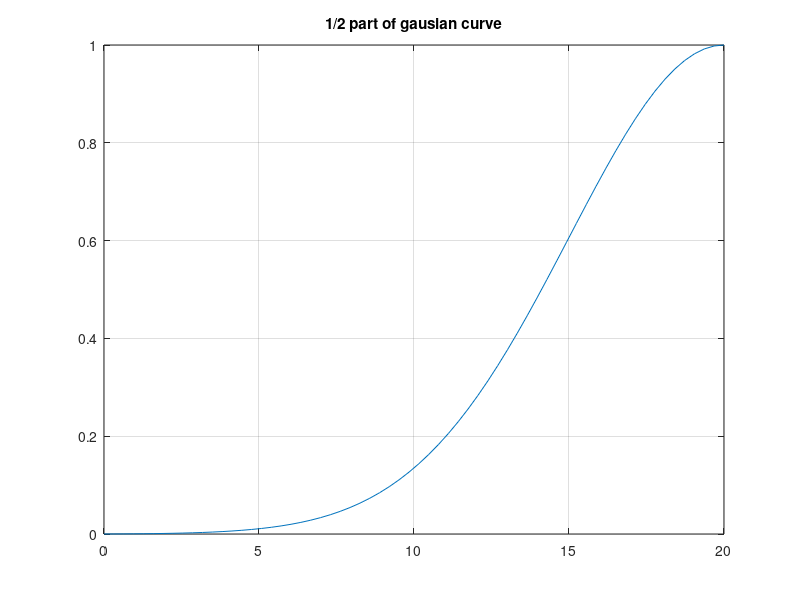
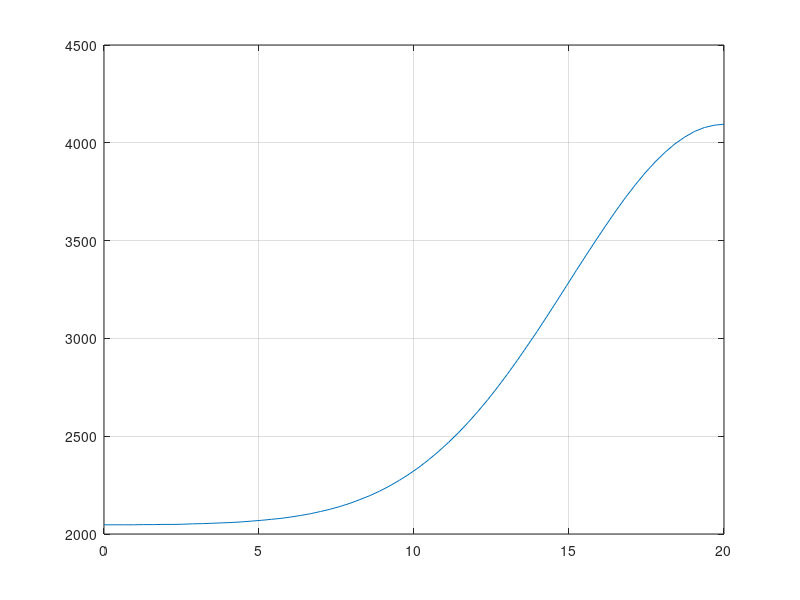
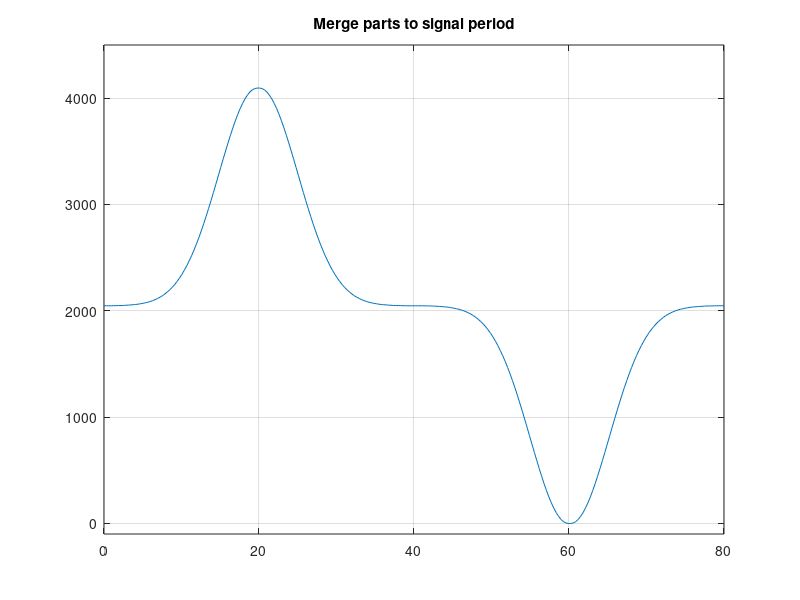

Recreate these plots in MATLAB, in order. (Note: this script raises an error after producing the figures.)

close all;
clear all;

t = linspace(0,20,64);
D = 5; % дисперсия
A = 1 ./ (D*sqrt(2*pi)); % амплитуда
mx = 20; % мат. ожидание
p = A * exp(-((t-mx).^2)/(2*D.^2));

p_max = max(p);
p_norm = normalize(p,'range');% приведени значений амплитуды от 0 до 1
figure(1);
plot(t, p_norm); 
grid; % вывод нормализованой функции
title('1/2 part of gausian curve')

Bitout = 12; % Планируемый выход регистра с генератора 
p_int = p_norm*2^12/2; % умножение до близкому к целочисленному значению
p_int = floor(p_int); % округление до целого 
figure(2);
plot(t, p_int); grid;


p_uint = p_int + 2^12/2-1 ; % смещение сигнала на 2^12/2
t = linspace(0,20,64);
D = 5; % дисперсия
A = 1 ./ (D*sqrt(2*pi)); % амплитуда
mx = 20; % мат. ожидание
p = A * exp(-((t-mx).^2)/(2*D.^2));

% сохранение точек в текст
plot(t, p_uint); grid;
p_hex = dec2hex(p_uint);
% str = strcat(' X"',num2str(p_hex),'",')
% 
% writematrix(p_uint',"Gaus_curve_dec.txt");
% writematrix(str,"Gaus_curve_strhex.txt");
 
psig = [p_int, flip(p_int),-p_int,-flip(p_int)] ; % склеивание из 1/4 периода , в полноценный периол одного сигнала;
psig=psig + 2047;
figure(3);
plot(linspace(0,80,256), psig); grid;
title('Merge parts to signal period')
ylim([-100 4500]);
yline([4096 0],'--',{'4096','0'})
yline(2047,'-.b','2047');
